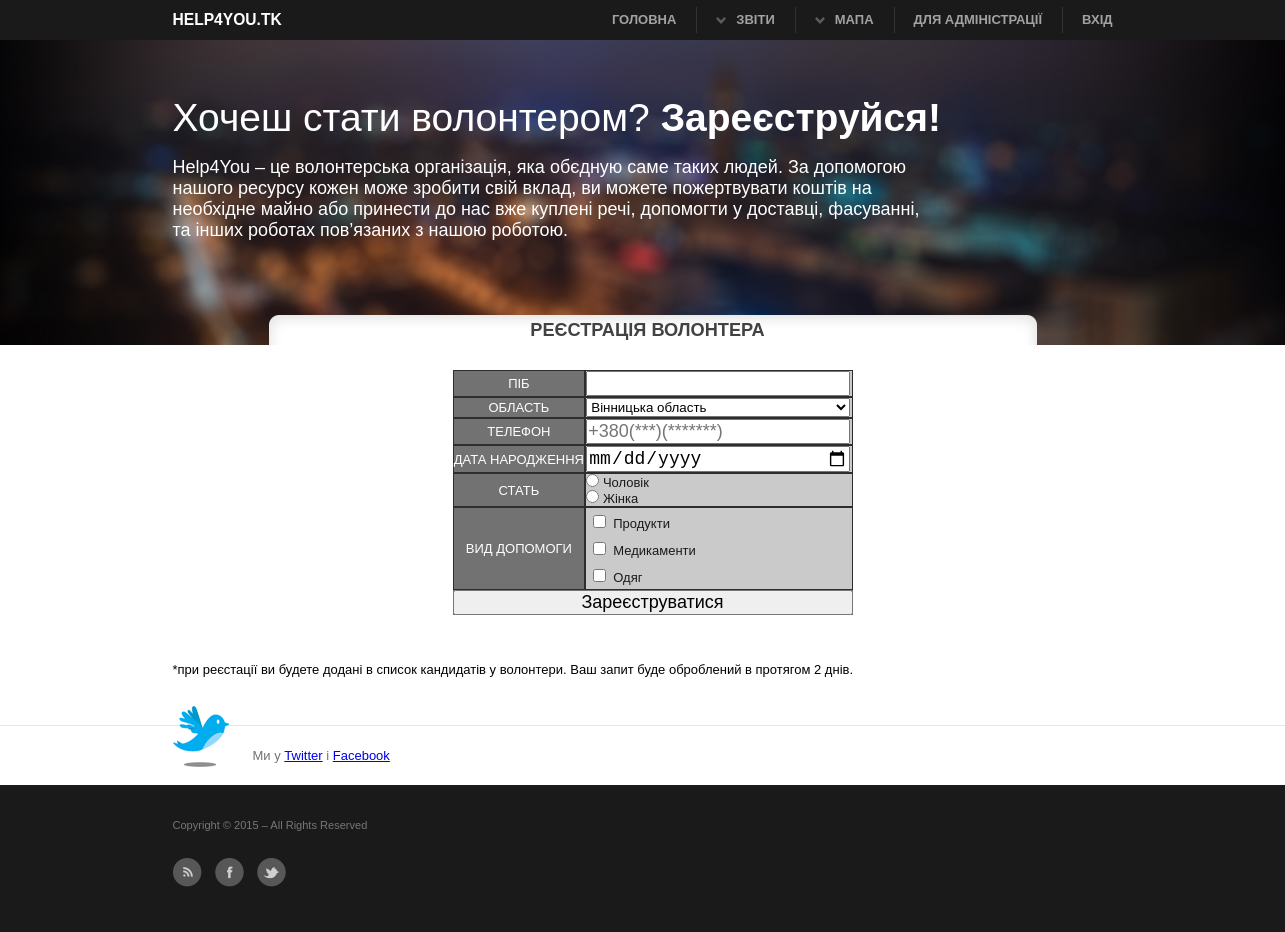
The app's page /Volonter/add/, older data.
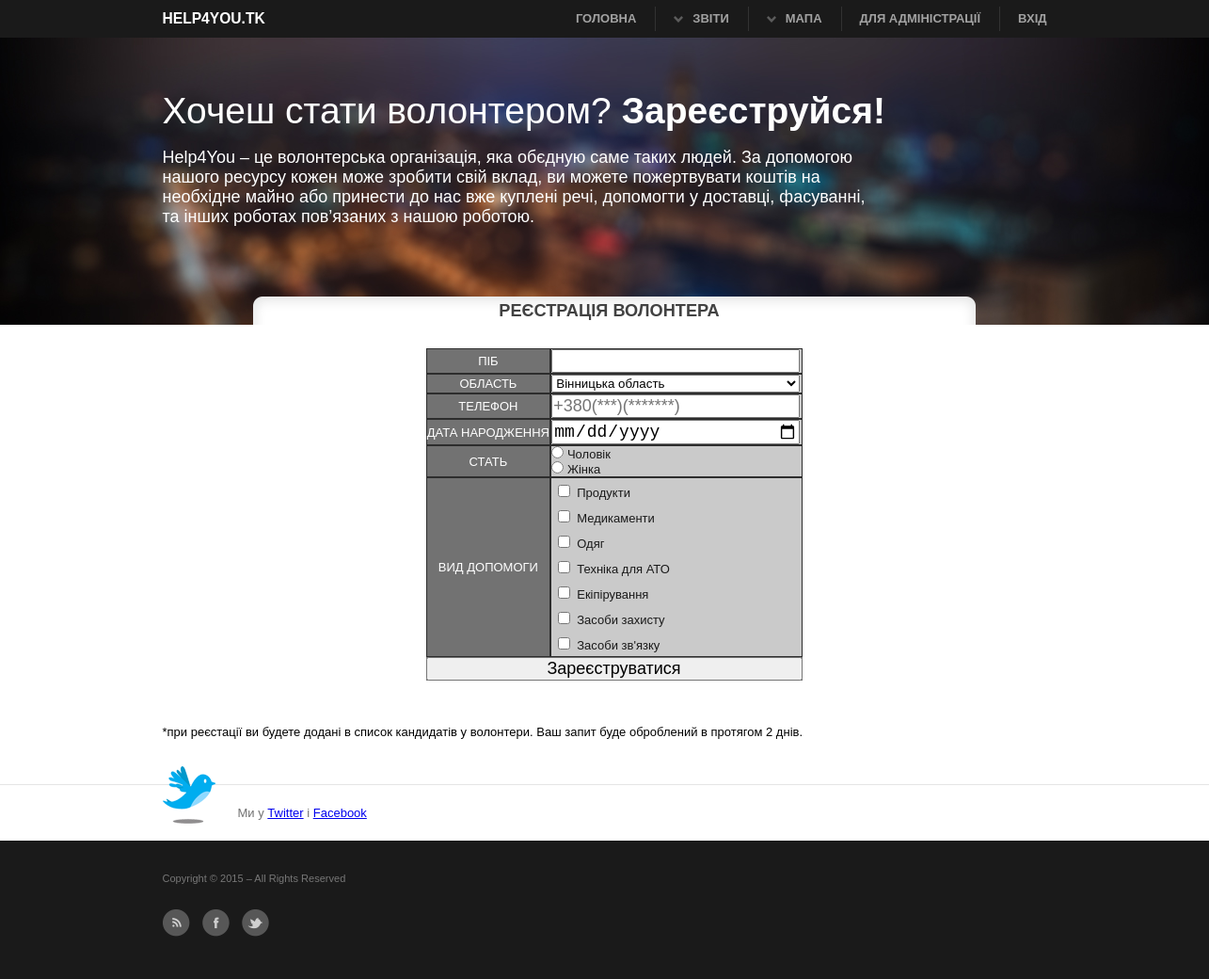
The same page, newer data.
### main/models.py (models this page shows, shortened)
class CategoryResource(models.Model):
    category = models.CharField(max_length=50, verbose_name=u'Категорія')
    class Meta:
        verbose_name_plural = u'Категорії ресурсів'

### main/views.py (the view)
# urls.py: url(r'^Volonter/add/',VolonterCreateView.as_view(), name='create_volonter'),
class VolonterCreateView(CreateView):
    template_name = 'create_volonter.html'
    model = Volonter
    fields = ('fio', 'address', 'birthday',
              'telephone', 'gender','categories',)
    success_url = reverse_lazy('list_volonter')
    def get_context_data(self, **kwargs):
        context = super(VolonterCreateView, self).get_context_data(**kwargs)
        volonters = Volonter.objects.all()
        categories = CategoryResource.objects.all()
        data = []
        for category in categories:
            data.append({
                'name': category.category,
                'number': category.id,
            })
        context.update({
            'data': data,
            'Volonter': volonters,
        })
        return context

### main/templates/create_volonter.html (shortened to what this page needs)
{% extends 'base.html' %}
{% block title %}
     <h3 class="title_list">Реєстрація волонтера</h3>
{% endblock %}
{% block content %}
    <div class="create_table">
    <form class="zforma" method="POST" action="{% url 'create_volonter' %}">
    <table>
    <tr>
        <td class="CreateVoll">ПІБ</td>
        <td class="CreateVolr"><input class="pole" type="text" name="fio"></td>
    </tr>
       <tr>
        <td class="CreateVoll">ОБЛАСТЬ</td>
        <td class="CreateVolr"><select size="1" class="pole_select" name="address">
            <option value="Винницкая область">Вінницька область</option>
            </select>
        </td>
    </tr>
    <tr>
        <td class="CreateVoll">ТЕЛЕФОН</td>
        <td class="CreateVolr"><input class="pole" type="text" name="telephone" placeholder="+380(***)(*******)"></td>
    </tr>
    <tr >
        <td class="CreateVoll">ДАТА НАРОДЖЕННЯ</td>
        <td class="CreateVolr"><input class="pole" type="date" name="birthday"></td>
     </tr>
     <tr >
        <td class="CreateVoll">СТАТЬ</td>
        <td class="CreateVolr"><input type="radio" value="М" name="gender"> Чоловік<br><input type="radio" value="Ж" name="gender"> Жінка</td>
    </tr>
    <tr>
        <td class="CreateVoll">ВИД ДОПОМОГИ</td>
        <td class="CreateVolr">
            {% for item in data %}
            <input type="checkbox" name="categories" value="{{ item.number }}">{{ item.name }}<br>
            {% endfor %}
    </tr>
    <tr class="CreateVoll">
        <td colspan="2"><input class="bt" type="submit" name="Save" value="Зареєструватися"></td>
    </tr>
    </table>
   </form>
    <br>
    <br>
    <br>
    <p>*при реєстації ви будете додані в список кандидатів у волонтери. Ваш запит буде оброблений в протягом 2 днів.</p>
   </div>
{% endblock %}

Row changes from the older to the newer data that the page shows:
added CategoryResource: name "Техніка для АТО"
added CategoryResource: name "Екіпірування"
added CategoryResource: name "Засоби захисту"
added CategoryResource: name "Засоби зв'язку"
